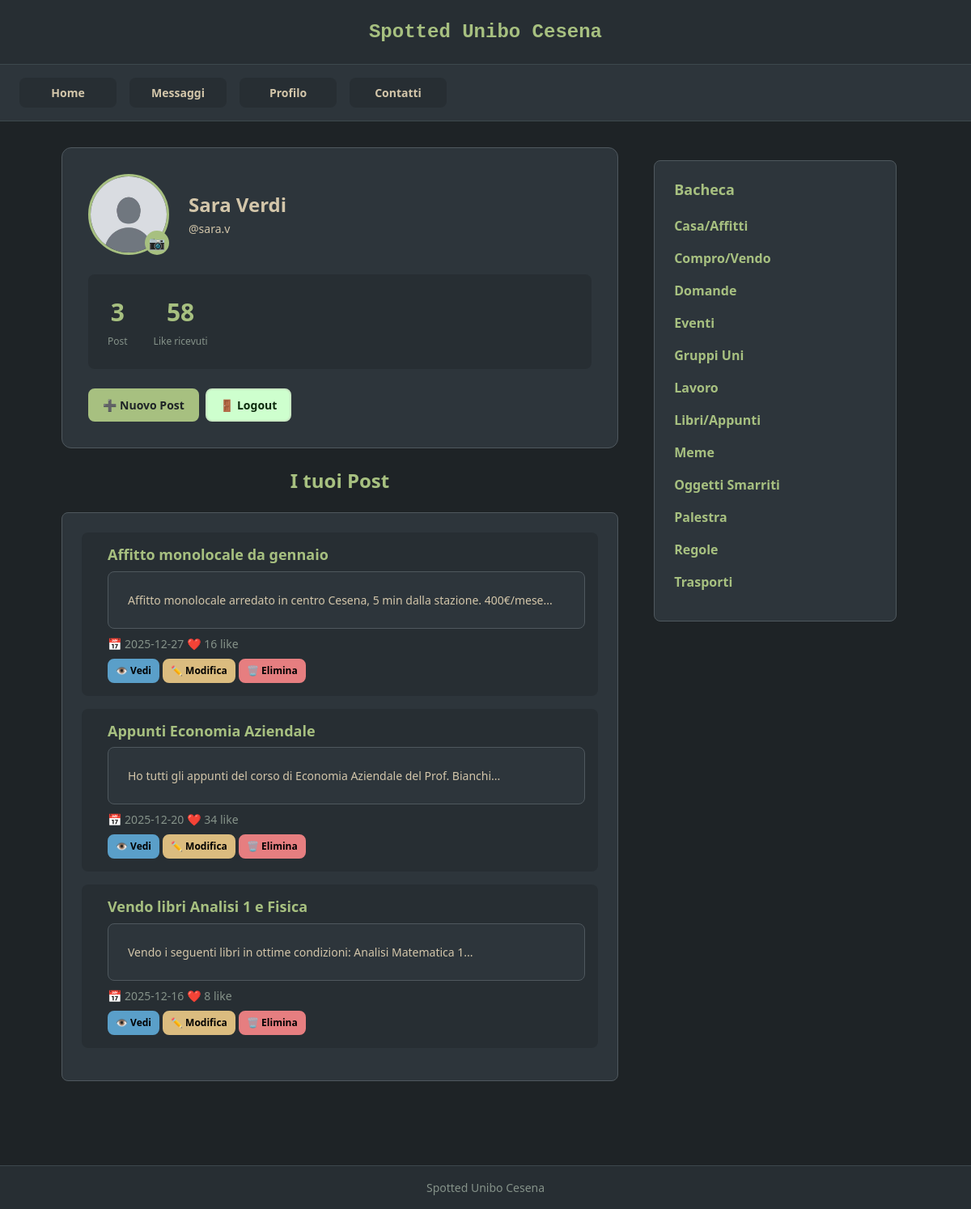
/profilo.php (signed in), run on the app's committed database.
### tables this page shows
CREATE TABLE IF NOT EXISTS `utente` (
  `idutente` INT NOT NULL AUTO_INCREMENT,
  `username` VARCHAR(100) NOT NULL,
  `password` VARCHAR(512) NOT NULL,
  `nome` VARCHAR(45) NOT NULL,
  `attivo` TINYINT NULL DEFAULT 0,
  `amministratore` TINYINT NULL DEFAULT 0,
  `imgprofilo` VARCHAR(100) DEFAULT 'default-avatar.png',
  PRIMARY KEY (`idutente`)
);

CREATE TABLE IF NOT EXISTS `post` (
  `idpost` INT NOT NULL AUTO_INCREMENT,
  `titolopost` VARCHAR(100) NOT NULL,
  `testopost` MEDIUMTEXT NOT NULL,
  `datapost` DATE NOT NULL,
  `anteprimapost` TINYTEXT NOT NULL,
  `imgpost` VARCHAR(100) NOT NULL,
  `pinned` TINYINT NOT NULL DEFAULT 0,
  `likes` INT NOT NULL DEFAULT 0,
  `anonimo` TINYINT NOT NULL DEFAULT 0,
  `utente` INT NOT NULL,
  PRIMARY KEY (`idpost`),
  INDEX `fk_post_utente_idx` (`utente` ASC),
  CONSTRAINT `fk_post_utente`
    FOREIGN KEY (`utente`)
    REFERENCES `utente` (`idutente`)
    ON DELETE NO ACTION
    ON UPDATE NO ACTION
);

CREATE TABLE IF NOT EXISTS `tag` (
  `idtag` INT NOT NULL AUTO_INCREMENT,
  `nometag` VARCHAR(50) NOT NULL,
  PRIMARY KEY (`idtag`),
  UNIQUE INDEX `nometag_UNIQUE` (`nometag` ASC)
);

### profilo.php (called while the page is built, shortened)
<?php
require_once 'bootstrap.php';
$viewingOther = isset($_GET["id"]) && is_numeric($_GET["id"]);
$profileUserId = $viewingOther ? intval($_GET["id"]) : (isUserLoggedIn() ? $_SESSION["idutente"] : null);
$profileUser = $dbh->getUserById($profileUserId);
$templateParams["titolo"] = "Spotted Unibo Cesena - Profilo di " . $profileUser["nome"];
$templateParams["js"] = array("js/main.js");
$isOwnProfile = isUserLoggedIn() && $_SESSION["idutente"] == $profileUserId;
$templateParams["user"] = $profileUser;
$templateParams["isOwnProfile"] = $isOwnProfile;
$templateParams["posts"] = $dbh->getPostByUserId($profileUserId);
$templateParams["postCount"] = $dbh->countUserPosts($profileUserId);
$templateParams["likesReceived"] = $dbh->countUserLikesReceived($profileUserId);
$templateParams["nome"] = "profilo.php";
require 'template/base.php';
?>

### utils/functions.php (called while the page is built, shortened)
<?php
function isUserLoggedIn(){
    return !empty($_SESSION['idutente']);
}
?>

### db/database.php (called while the page is built, shortened)
<?php
class DatabaseHelper{
    private $db;
    public function __construct($servername, $username, $password, $dbname, $port){
        $this->db = new mysqli($servername, $username, $password, $dbname, $port);
    }
    public function getPostByUserId($id){
        $query = "SELECT idpost, titolopost, imgpost, anteprimapost, datapost, likes, anonimo FROM post WHERE utente=? ORDER BY datapost DESC";
        $stmt = $this->db->prepare($query);
        $stmt->bind_param('i', $id);
        $stmt->execute();
        $result = $stmt->get_result();
        return $result->fetch_all(MYSQLI_ASSOC);
    }
    public function getUserById($id){
        $query = "SELECT idutente, username, nome, imgprofilo, amministratore FROM utente WHERE idutente=?";
        $stmt = $this->db->prepare($query);
        $stmt->bind_param('i', $id);
        $stmt->execute();
        $result = $stmt->get_result();
        return $result->fetch_assoc();
    }
    public function countUserPosts($idutente){
        $query = "SELECT COUNT(*) as count FROM post WHERE utente = ?";
        $stmt = $this->db->prepare($query);
        $stmt->bind_param('i', $idutente);
        $stmt->execute();
        $result = $stmt->get_result();
        $row = $result->fetch_assoc();
        return $row['count'];
    }
    public function countUserLikesReceived($idutente){
        $query = "SELECT COALESCE(SUM(likes), 0) as total FROM post WHERE utente = ?";
        $stmt = $this->db->prepare($query);
        $stmt->bind_param('i', $idutente);
        $stmt->execute();
        $result = $stmt->get_result();
        $row = $result->fetch_assoc();
        return $row['total'];
    }
    public function getTags(){
        $query = "SELECT idtag, nometag FROM tag ORDER BY nometag ASC";
        $stmt = $this->db->prepare($query);
        $stmt->execute();
        $result = $stmt->get_result();
        return $result->fetch_all(MYSQLI_ASSOC);
    }
}
?>

### bootstrap.php (called while the page is built, shortened)
<?php
require_once("utils/functions.php");
require_once("db/database.php");
$dbh = new DatabaseHelper("localhost", "root", "", "spotted_db", 3306);
?>

### template/profilo.php (the view, shortened to what this page needs)
<div class="profilo-container">
    <div class="profilo-header">
        <div class="profilo-avatar">
            <?php
            $imgProfilo = !empty($templateParams["user"]["imgprofilo"]) ? $templateParams["user"]["imgprofilo"] : "default-avatar.png";
            ?>
            <img src="<?php echo UPLOAD_DIR.$imgProfilo; ?>" alt="Avatar di <?php echo $templateParams["user"]["nome"]; ?>" />
            <?php if($templateParams["isOwnProfile"]): ?>
            <form action="profilo.php" method="POST" enctype="multipart/form-data" class="avatar-form">
                <label for="imgprofilo" class="avatar-edit-btn" title="Cambia immagine profilo">📷</label>
            </form>
            <?php endif; ?>
        </div>
        <div class="profilo-info">
            <h2>
                <?php echo $templateParams["user"]["nome"]; ?>
            </h2>
            <?php if($templateParams["isOwnProfile"]): ?>
            <p class="username">@<?php echo $_SESSION["username"]; ?></p>
            <?php endif; ?>
        </div>
    </div>
    <div class="profilo-stats">
        <div class="stat">
            <span class="stat-number"><?php echo $templateParams["postCount"]; ?></span>
            <span class="stat-label">Post</span>
        </div>
        <div class="stat">
            <span class="stat-number"><?php echo $templateParams["likesReceived"]; ?></span>
            <span class="stat-label">Like ricevuti</span>
        </div>
    </div>
    <?php if($templateParams["isOwnProfile"]): ?>
    <div class="profilo-actions">
        <a href="gestisci-posts.php?azione=1" class="btn btn-primary">➕ Nuovo Post</a>
        <a href="logout.php" class="btn btn-secondary">🚪 Logout</a>
    </div>
    <?php else: ?>
    <div class="profilo-actions">
        <a href="messaggi.php?user=<?php echo $templateParams["user"]["idutente"]; ?>" class="btn btn-primary">💬 Invia Messaggio</a>
    </div>
    <?php endif; ?>
</div>
<h2><?php echo $templateParams["isOwnProfile"] ? "I tuoi Post" : "Post di " . $templateParams["user"]["nome"]; ?></h2>
<section class="profilo-posts">
    <?php if(count($templateParams["posts"]) == 0): ?>
        <?php if($templateParams["isOwnProfile"]): ?>
        <p class="no-posts">Non hai ancora creato nessun post. <a href="gestisci-posts.php?azione=1">Crea il tuo primo post!</a></p>
        <?php else: ?>
        <p class="no-posts">Questo utente non ha ancora creato nessun post.</p>
        <?php endif; ?>
    <?php else: ?>
        <?php foreach($templateParams["posts"] as $post): ?>
        <article class="post-item-profilo">
            <div class="post-content">
                <h3>
                    <?php echo $post["titolopost"]; ?>
                </h3>
                <p class="post-preview"><?php echo $post["anteprimapost"]; ?></p>
                <p class="post-meta">
                    <span class="post-date">📅 <?php echo $post["datapost"]; ?></span>
                    <span class="post-likes">❤️ <?php echo $post["likes"]; ?> like</span>
                </p>
                <div class="post-actions-profilo">
                    <a href="post.php?id=<?php echo $post["idpost"]; ?>" class="btn-small btn-view">👁️ Vedi</a>
                    <?php if($templateParams["isOwnProfile"]): ?>
                    <a href="gestisci-posts.php?azione=2&id=<?php echo $post["idpost"]; ?>" class="btn-small btn-edit">✏️ Modifica</a>
                    <a href="gestisci-posts.php?azione=3&id=<?php echo $post["idpost"]; ?>" class="btn-small btn-delete">🗑️ Elimina</a>
                    <?php endif; ?>
                </div>
            </div>
        </article>
        <?php endforeach; ?>
    <?php endif; ?>
</section>

### template/base.php (shortened to what this page needs)
<!DOCTYPE html>
<html lang="it">
<head>
    <link rel="stylesheet" href="./css/base.css" />
    <link rel="stylesheet" href="./css/layout.css" />
    <link rel="stylesheet" href="./css/components.css" />
    <link rel="stylesheet" href="./css/pages.css" />
</head>
<body>
    <header>
        <h1>Spotted Unibo Cesena</h1>
    </header>
    <nav>
        <ul>
            <li><a href="index.php">Home</a></li>
            <?php if(isUserLoggedIn()): ?>
            <li><a href="messaggi.php">Messaggi<span id="unread-messages-badge" class="nav-badge" style="display: none;"></span></a></li>
            <li><a href="profilo.php">Profilo</a></li>
            <?php else: ?>
            <li><a href="login.php">Login</a></li>
            <?php endif; ?>
            <li><a href="contatti.php">Contatti</a></li>
        </ul>
    </nav>
    <main>
    <?php
    if(isset($templateParams["nome"])){
        require("template/".$templateParams["nome"]);
    }
    ?>
    </main>
    <aside>
        <section>
            <h2>Bacheca</h2>
            <ul>
                <?php
                $tags = $dbh->getTags();
                foreach($tags as $tag):
                ?>
                <li><a href="tag.php?id=<?php echo $tag["idtag"]; ?>"><?php echo $tag["nometag"]; ?></a></li>
                <?php endforeach; ?>
            </ul>
        </section>
    </aside>
    <footer>
        <p>Spotted Unibo Cesena</p>
    </footer>
</body>
</html>

### css/base.css (style rules this page uses)
:root { --bg-primary: #1e2326; --bg-secondary: #2d353b; --bg-tertiary: #272e33; --bg-hover: #3d484d; --accent-green: #a7c080; --accent-green-hover: #8da563; --accent-blue: #7fbbb3; --accent-blue-hover: #5fa39b; --accent-yellow: #dbbc7f; --accent-red: #e67e80; --accent-red-hover: #c94f54; --text-primary: #d3c6aa; --text-muted: #859289; --text-heading: #a7c080; --border-color: #4f585e; --border-subtle: #3d484d; --space-xs: 0.25rem; --space-sm: 0.5rem; --space-md: 1rem; --space-lg: 1.5rem; --space-xl: 2rem; --space-2xl: 3rem; --font-base: 'Segoe UI', -apple-system, BlinkMacSystemFont, 'Helvetica Neue', Arial, sans-serif; --font-mono: 'Courier New', 'Courier', monospace; --text-xs: 0.75rem; --text-sm: 0.875rem; --text-base: 1rem; --text-lg: 1.125rem; --text-xl: 1.25rem; --text-2xl: 1.5rem; --text-3xl: 1.875rem; --radius-sm: 4px; --radius-md: 8px; --radius-lg: 12px; --radius-full: 9999px; --transition-fast: 150ms ease; --transition-base: 200ms ease; --transition-slow: 300ms ease; --shadow-sm: 0 1px 3px rgba(0, 0, 0, 0.3); --shadow-md: 0 4px 6px rgba(0, 0, 0, 0.4); --shadow-lg: 0 10px 15px rgba(0, 0, 0, 0.5); }
* { box-sizing: border-box; }
body, h1, h2, h3, h4, p, ul, ol { margin: 0; padding: 0; }
body { background-color: var(--bg-primary); color: var(--text-primary); font-family: var(--font-base); font-size: var(--text-base); line-height: 1.5; }
img { max-width: 100%; height: auto; display: block; }
a { color: var(--accent-green); text-decoration: none; transition: color var(--transition-base); }
ul, ol { list-style: none; }
h1, h2, h3, h4, h5, h6 { font-weight: 700; line-height: 1.3; color: var(--text-primary); }

### css/layout.css (style rules this page uses)
body > header, body > footer { background-color: var(--bg-tertiary); color: var(--text-primary); text-align: center; padding: var(--space-lg) var(--space-md); border-bottom: 1px solid var(--border-subtle); }
body > header h1 { font-family: var(--font-mono); font-size: var(--text-2xl); font-weight: 700; color: var(--accent-green); }
body > footer { border-bottom: none; border-top: 1px solid var(--border-subtle); margin-top: var(--space-2xl); padding: var(--space-md); font-size: var(--text-sm); color: var(--text-muted); }
nav { background-color: var(--bg-secondary); padding: var(--space-md) var(--space-lg); border-bottom: 1px solid var(--border-subtle); position: sticky; top: 0; z-index: 100; }
nav ul { display: flex; gap: var(--space-md); flex-wrap: wrap; justify-content: center; max-width: 1200px; margin: 0 auto; }
nav ul li { flex: 1 1 auto; min-width: 120px; text-align: center; }
nav ul li a { display: block; padding: var(--space-sm) var(--space-md); background-color: var(--bg-tertiary); color: var(--text-primary); border-radius: var(--radius-md); font-weight: 600; font-size: var(--text-sm); transition: all var(--transition-base); }
body > main { max-width: 800px; margin: var(--space-xl) auto; padding: 0 var(--space-sm); }
main > h2 { font-size: var(--text-2xl); color: var(--text-heading); margin-bottom: var(--space-lg); text-align: center; font-weight: 700; }
aside { background-color: var(--bg-secondary); border: 1px solid var(--border-color); border-radius: var(--radius-md); margin: 0 var(--space-md) var(--space-xl); padding: var(--space-lg); }
aside > section { padding: 0; }
aside > section > h2 { font-size: var(--text-lg); color: var(--text-heading); margin-bottom: var(--space-md); font-weight: 700; }
aside > section > ul > li { margin-bottom: var(--space-sm); }
aside > section > ul > li > a { color: var(--accent-green); font-weight: 600; display: block; padding: var(--space-xs) 0; transition: all var(--transition-base); }
@media screen and (min-width: 768px) { body > main { padding: 0 var(--space-md); width: 60%; margin-left: 5%; margin-right: 2%; } }
@media screen and (min-width: 768px) { main, aside { display: inline-block; vertical-align: top; } }
@media screen and (min-width: 768px) { aside { width: 25%; margin: var(--space-2xl) 5% var(--space-xl) 0; position: sticky; top: 80px; } }
@media screen and (min-width: 768px) { nav ul { justify-content: flex-start; } }
@media screen and (min-width: 768px) { nav ul li { flex: 0 1 auto; } }

### data on the page
utente: imgprofilo (placeholder picture), nome "Sara Verdi"
post: titolopost "Affitto monolocale da gennaio", anteprimapost "Affitto monolocale arredato in centro Cesena, 5 min dalla stazione. 400€/mese...", datapost "2025-12-27", likes "16"
post: titolopost "Appunti Economia Aziendale", anteprimapost "Ho tutti gli appunti del corso di Economia Aziendale del Prof. Bianchi...", datapost "2025-12-20", likes "34"
post: titolopost "Vendo libri Analisi 1 e Fisica", anteprimapost "Vendo i seguenti libri in ottime condizioni: Analisi Matematica 1...", datapost "2025-12-16", likes "8"
tag: nometag "Casa/Affitti"
tag: nometag "Compro/Vendo"
tag: nometag "Domande"
tag: nometag "Eventi"
tag: nometag "Gruppi Uni"
tag: nometag "Lavoro"
tag: nometag "Libri/Appunti"
tag: nometag "Meme"
tag: nometag "Oggetti Smarriti"
tag: nometag "Palestra"
tag: nometag "Regole"
tag: nometag "Trasporti"

### other printed values
$_SESSION["username"] "sara.v"
$templateParams["postCount"] "3"
$templateParams["likesReceived"] "58"
